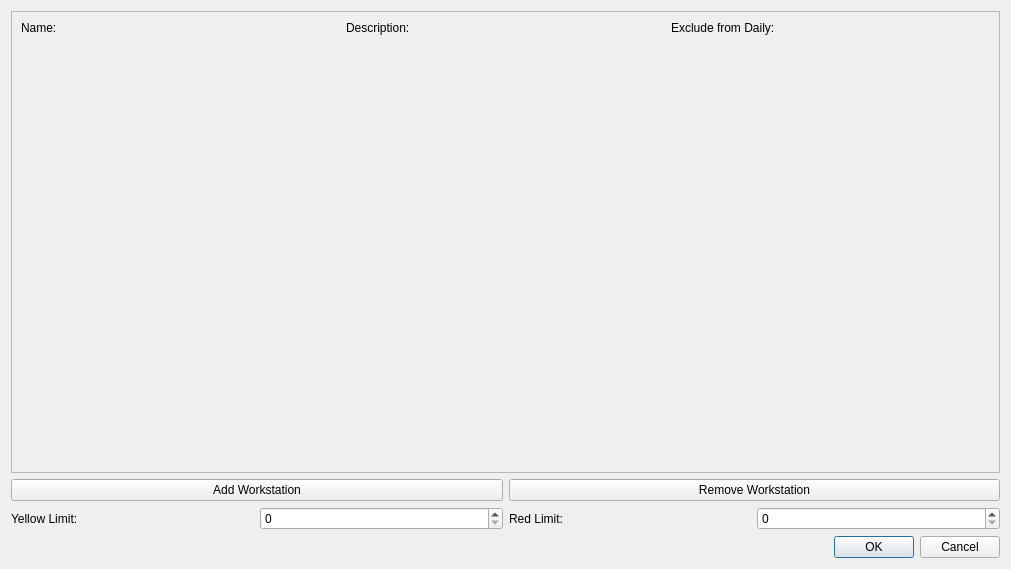
<?xml version="1.0" encoding="UTF-8"?>
<ui version="4.0">
 <class>DescriptionDialog</class>
 <widget class="QDialog" name="DescriptionDialog">
  <property name="geometry">
   <rect>
    <x>0</x>
    <y>0</y>
    <width>1011</width>
    <height>569</height>
   </rect>
  </property>
  <property name="windowTitle">
   <string>Dialog</string>
  </property>
  <layout class="QGridLayout" name="gridLayout">
   <item row="5" column="0">
    <widget class="QDialogButtonBox" name="buttonBox">
     <property name="orientation">
      <enum>Qt::Horizontal</enum>
     </property>
     <property name="standardButtons">
      <set>QDialogButtonBox::Cancel|QDialogButtonBox::Ok</set>
     </property>
    </widget>
   </item>
   <item row="0" column="0">
    <widget class="QScrollArea" name="scrollArea">
     <property name="horizontalScrollBarPolicy">
      <enum>Qt::ScrollBarAlwaysOff</enum>
     </property>
     <property name="widgetResizable">
      <bool>true</bool>
     </property>
     <widget class="QWidget" name="scrollAreaWidgetContents">
      <property name="geometry">
       <rect>
        <x>0</x>
        <y>0</y>
        <width>991</width>
        <height>461</height>
       </rect>
      </property>
      <layout class="QGridLayout" name="gridLayout_2">
       <item row="0" column="0">
        <layout class="QVBoxLayout" name="verticalLayout">
         <item>
          <layout class="QGridLayout" name="workstationGrid">
           <item row="0" column="2">
            <widget class="QLabel" name="label_3">
             <property name="text">
              <string>Exclude from Daily:</string>
             </property>
            </widget>
           </item>
           <item row="0" column="1">
            <widget class="QLabel" name="label_2">
             <property name="text">
              <string>Description: </string>
             </property>
            </widget>
           </item>
           <item row="0" column="0">
            <widget class="QLabel" name="label">
             <property name="text">
              <string>Name:</string>
             </property>
            </widget>
           </item>
          </layout>
         </item>
        </layout>
       </item>
       <item row="1" column="0">
        <spacer name="verticalSpacer">
         <property name="orientation">
          <enum>Qt::Vertical</enum>
         </property>
         <property name="sizeHint" stdset="0">
          <size>
           <width>20</width>
           <height>40</height>
          </size>
         </property>
        </spacer>
       </item>
      </layout>
     </widget>
    </widget>
   </item>
   <item row="3" column="0">
    <layout class="QHBoxLayout" name="horizontalLayout_2">
     <item>
      <widget class="QLabel" name="label_4">
       <property name="text">
        <string>Yellow Limit: </string>
       </property>
      </widget>
     </item>
     <item>
      <widget class="QSpinBox" name="yellowLimit">
       <property name="maximum">
        <number>2147483647</number>
       </property>
      </widget>
     </item>
     <item>
      <widget class="QLabel" name="label_5">
       <property name="text">
        <string>Red Limit:</string>
       </property>
      </widget>
     </item>
     <item>
      <widget class="QSpinBox" name="redLimit">
       <property name="maximum">
        <number>2147483647</number>
       </property>
      </widget>
     </item>
    </layout>
   </item>
   <item row="1" column="0">
    <layout class="QHBoxLayout" name="horizontalLayout">
     <item>
      <widget class="QPushButton" name="addWorkstation">
       <property name="text">
        <string>Add Workstation</string>
       </property>
      </widget>
     </item>
     <item>
      <widget class="QPushButton" name="removeWorkstation">
       <property name="text">
        <string>Remove Workstation</string>
       </property>
      </widget>
     </item>
    </layout>
   </item>
  </layout>
 </widget>
 <resources/>
 <connections>
  <connection>
   <sender>buttonBox</sender>
   <signal>accepted()</signal>
   <receiver>DescriptionDialog</receiver>
   <slot>accept()</slot>
   <hints>
    <hint type="sourcelabel">
     <x>248</x>
     <y>254</y>
    </hint>
    <hint type="destinationlabel">
     <x>157</x>
     <y>274</y>
    </hint>
   </hints>
  </connection>
  <connection>
   <sender>buttonBox</sender>
   <signal>rejected()</signal>
   <receiver>DescriptionDialog</receiver>
   <slot>reject()</slot>
   <hints>
    <hint type="sourcelabel">
     <x>316</x>
     <y>260</y>
    </hint>
    <hint type="destinationlabel">
     <x>286</x>
     <y>274</y>
    </hint>
   </hints>
  </connection>
 </connections>
</ui>
